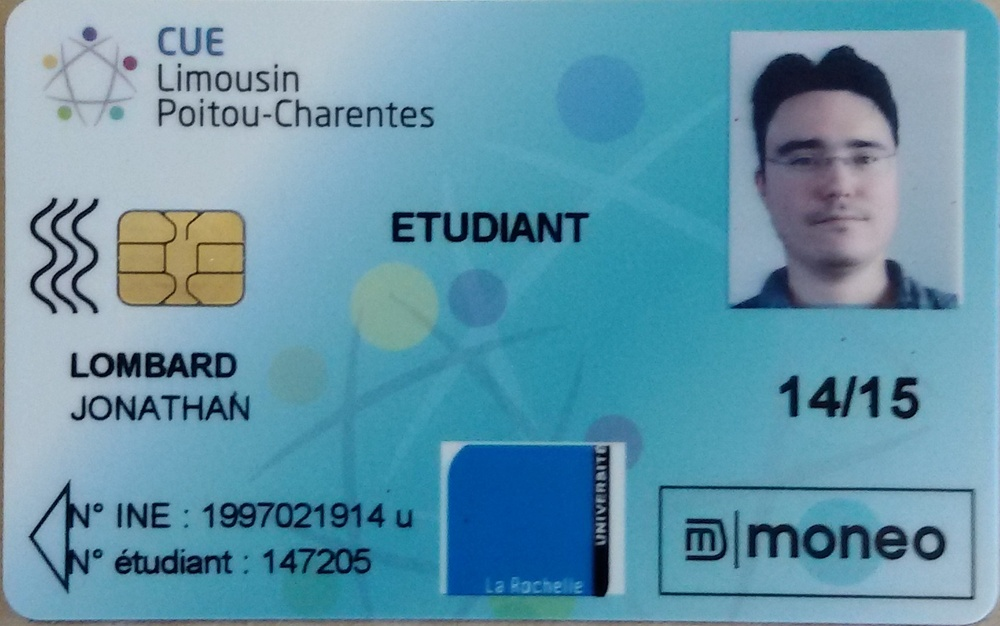
#> input picture ressources/carteetudiant1.jpg, 1000 x 626 px, shrunk from 1456 x 912 before the run
$ python -i preprocessing.py   (imports and definitions only)
#> lines starting #> are read from the running program, lines starting #| are printed output that depends on the picture; after the words box and inside, x2 and y2 are one past the last pixel; in counts of white or black regions, pixels touching at a corner belong together
import cv2
import numpy as np
import matplotlib.pyplot as plt

def Preprocessing(image_path):
    # 1. Chargement de l'image
#> called with image_path = 'ressources/carteetudiant1.jpg'
    img = cv2.imread(image_path)
#> img is the input picture: shape (626, 1000, 3); mean B, G, R 169.4, 149.5, 99.6
    if img is None:
        print("Erreur de chargement")
        return None

    # 2. Conversion en niveaux de gris (Base indispensable)
    gray = cv2.cvtColor(img, cv2.COLOR_BGR2GRAY)
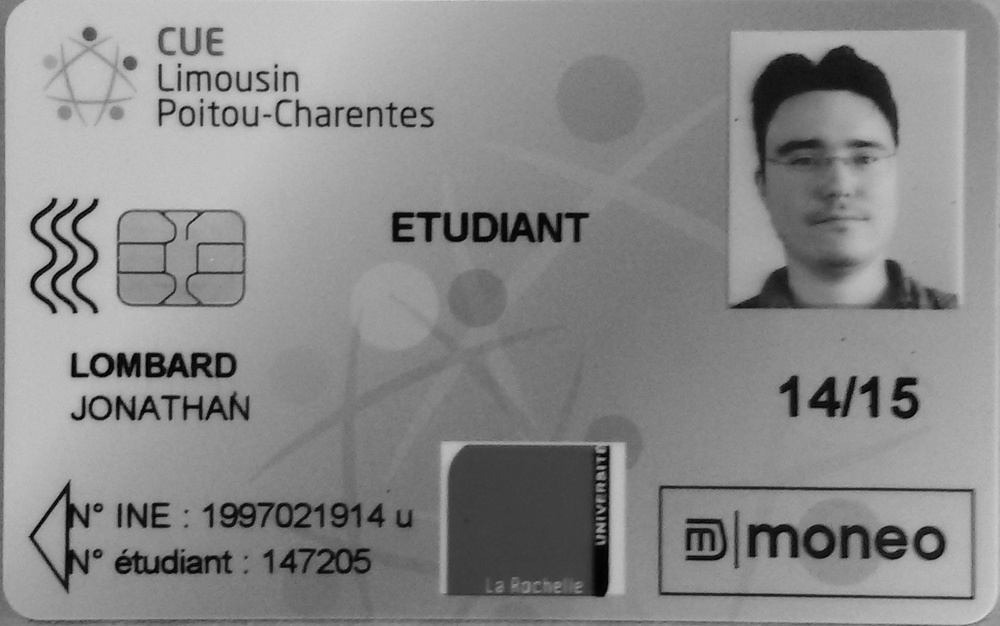
#> gray: shape (626, 1000); min 1, max 218, mean 136.8

    # --- ÉTAPE A : RÉDUCTION DU BRUIT (Selon Expérience 5) ---

    # Option 1 : Filtre Médian (Idéal pour bruit "Poivre et Sel" / Poussières)
    # Le paramètre '5' est la taille du noyau (doit être impair).
    # Cela remplace chaque pixel par la médiane de ses voisins.
    # denoised_median = cv2.medianBlur(gray, 3)

    # Option 2 : Filtre Bilatéral (Idéal pour bruit Gaussien / Grain photo)
    # C'est souvent MIEUX que le flou Gaussien simple pour du texte,
    # car il préserve les arêtes (les bords des lettres) tout en lissant le fond.
    # d=9: diamètre voisinage, sigmaColor=75: mélange couleurs, sigmaSpace=75: mélange espace
    denoised_bilateral = cv2.bilateralFilter(gray, 9, 75, 75)

    # --- ÉTAPE B : AUGMENTATION DU CONTRASTE / SEUILLAGE ---

    # Le seuillage adaptatif est crucial pour les cartes avec des motifs de fond.
    # Il calcule le seuil pour chaque petite zone, ce qui gère les ombres ou les fonds dégradés.
    # Block Size (11) et C (2) sont à ajuster.
    thresh = cv2.adaptiveThreshold(
        denoised_bilateral,         # On utilise l'image débruitée
        255,                        # Valeur max
        cv2.ADAPTIVE_THRESH_GAUSSIAN_C, # Méthode de calcul
        cv2.THRESH_BINARY,          # Type de seuillage (Noir/Blanc)
        11,                         # Taille du bloc de voisinage
        2                           # Constante soustraite (Nettoyage fin)
    )
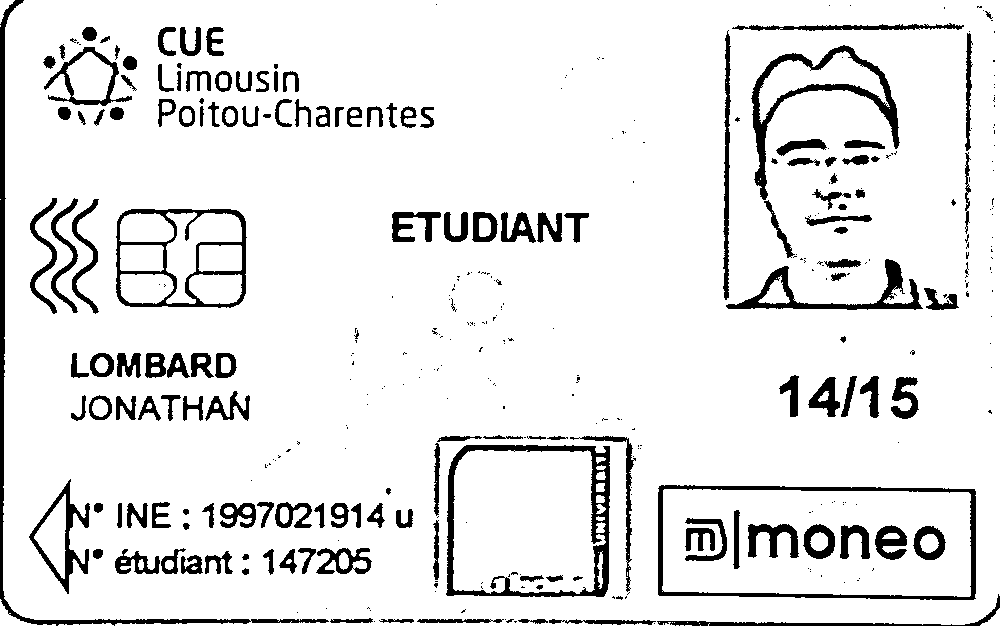
#> thresh: shape (626, 1000); 90.4% white; 381 black regions (228 under 20 px), largest, box (x1, y1, x2, y2) and area: (446, 445, 610, 597) 4132, (0, 0, 329, 626) 4086, (658, 485, 976, 600) 3348

    # --- ÉTAPE C : NETTOYAGE MORPHOLOGIQUE (Optionnel) ---
    # Parfois le seuillage laisse des petits points blancs (bruit restant).
    # Une "Ouverture" (Erosion puis Dilatation) les supprime.
    kernel = np.ones((2,2), np.uint8) # Petit noyau
    opening = cv2.morphologyEx(thresh, cv2.MORPH_OPEN, kernel)
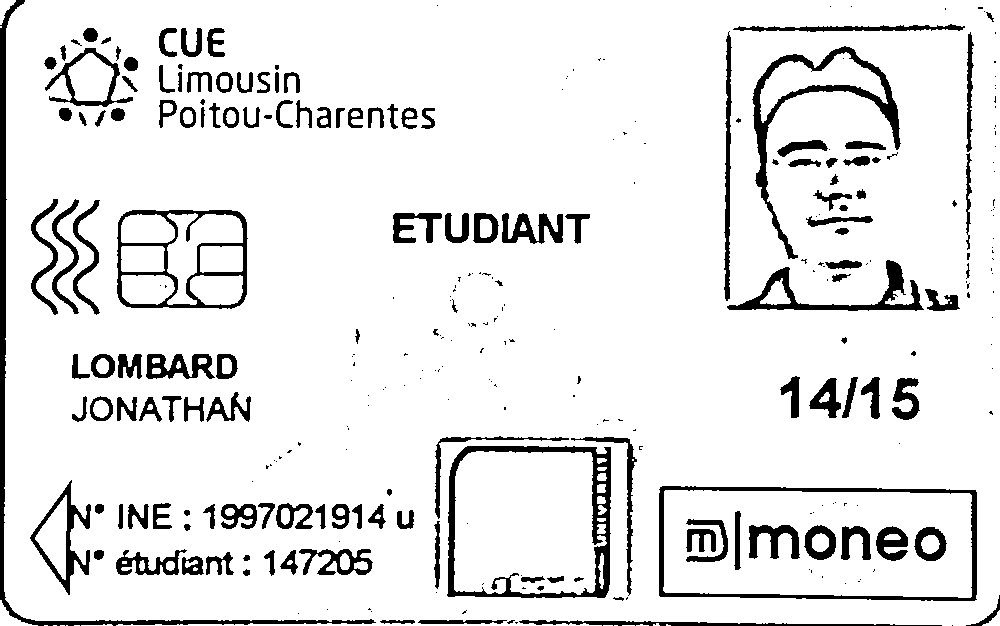
#> opening: shape (626, 1000); 90.2% white; 307 black regions (160 under 20 px), largest, box (x1, y1, x2, y2) and area: (0, 0, 376, 626) 4847, (447, 446, 611, 598) 4214, (752, 46, 901, 259) 3680


    return opening

>>> result = Preprocessing('ressources/carteetudiant1.jpg')

$ run again, on ressources/carteetudiant2.jpg
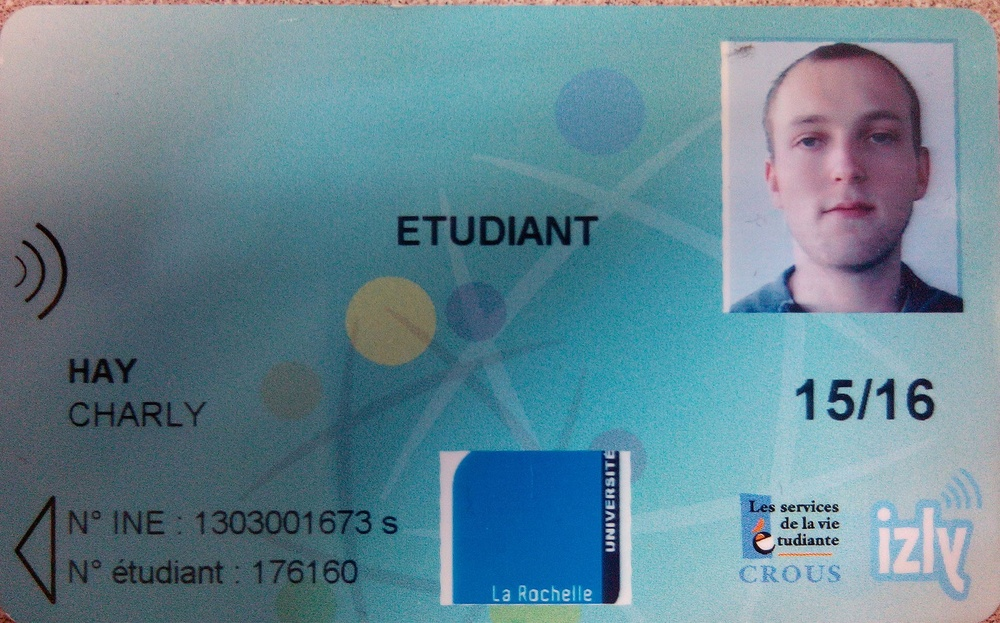
#> input picture ressources/carteetudiant2.jpg, 1000 x 623 px, shrunk from 1920 x 1197 before the run
#> in Preprocessing, img is the input picture: shape (623, 1000, 3); mean B, G, R 147.1, 134.3, 101.8
#> in Preprocessing, `thresh = cv2.adaptiveThreshold( denoised_bilateral,         # On utili..`:
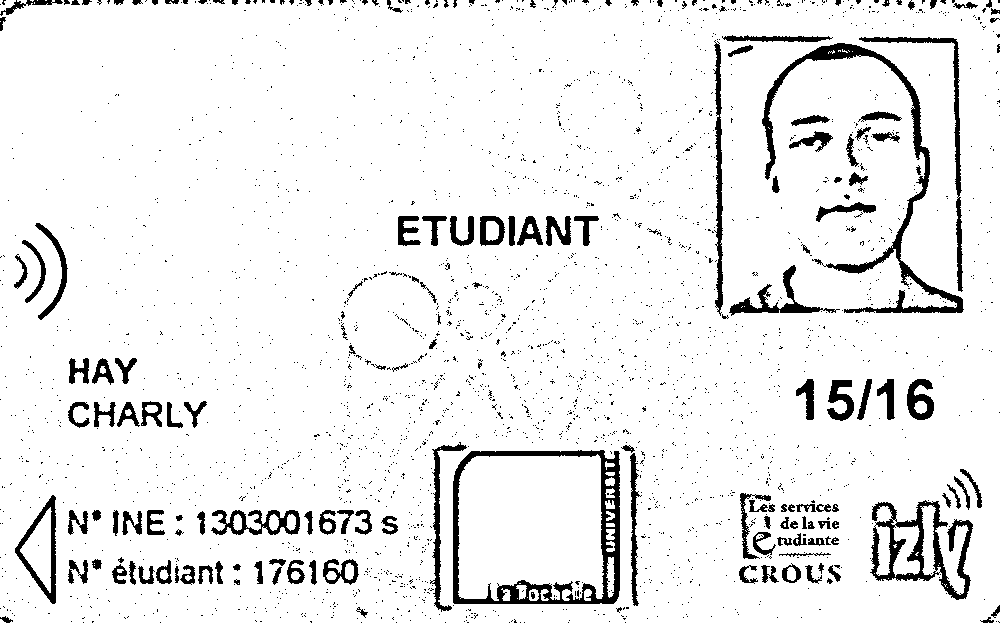
#> thresh: shape (623, 1000); 92.7% white; 2692 black regions (2525 under 20 px), largest, box (x1, y1, x2, y2) and area: (453, 450, 620, 604) 4915, (762, 43, 964, 313) 4774, (870, 500, 973, 600) 3105
#> in Preprocessing, `opening = cv2.morphologyEx(thresh, cv2.MORPH_OPEN, kernel)`:
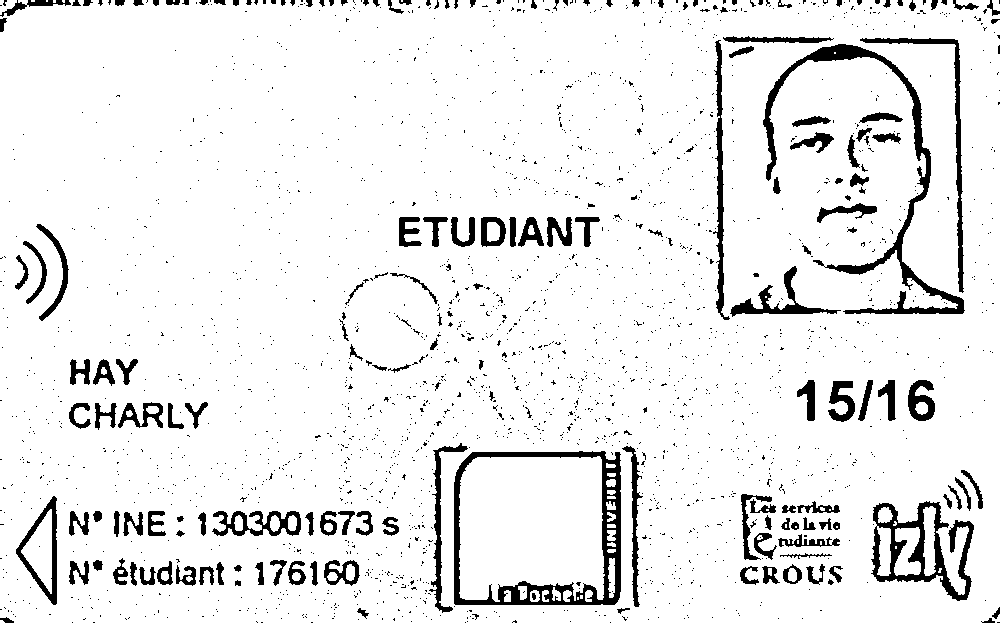
#> opening: shape (623, 1000); 92.3% white; 2360 black regions (2180 under 20 px), largest, box (x1, y1, x2, y2) and area: (454, 451, 621, 605) 5053, (763, 44, 965, 314) 4985, (871, 501, 974, 601) 3304

$ run again, on ressources/carteetudiant3.jpg
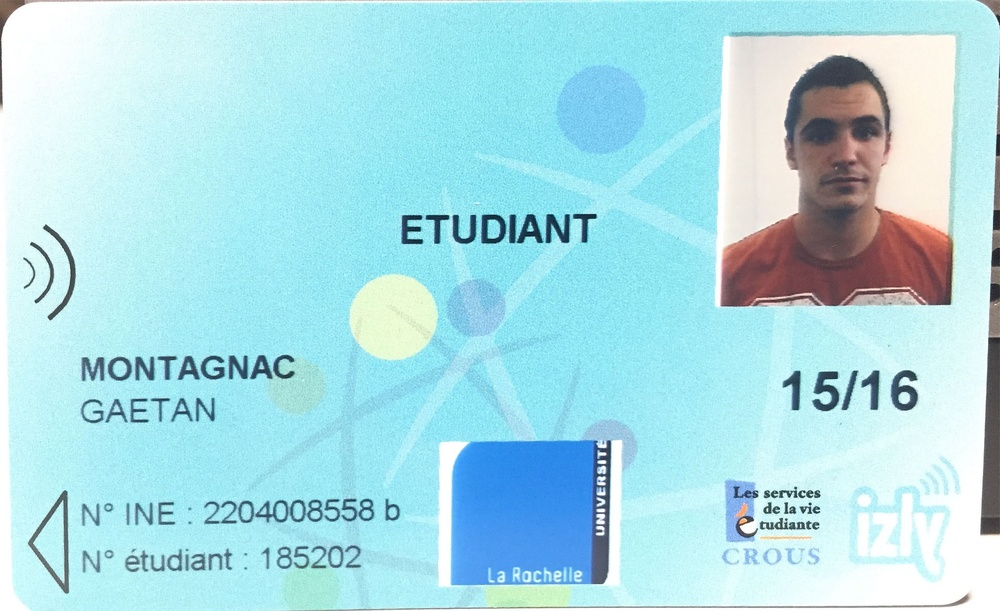
#> input picture ressources/carteetudiant3.jpg, 1000 x 611 px, shrunk from 1920 x 1174 before the run
#> in Preprocessing, img is the input picture: shape (611, 1000, 3); mean B, G, R 229.7, 221.5, 171.7
#> in Preprocessing, `thresh = cv2.adaptiveThreshold( denoised_bilateral,         # On utili..`:
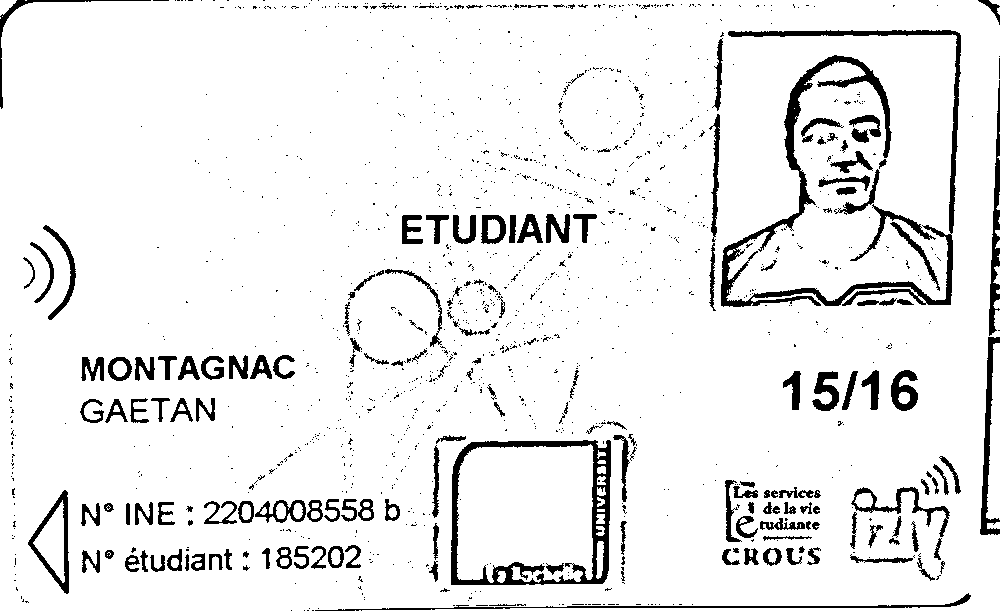
#> thresh: shape (611, 1000); 92.3% white; 1406 black regions (1220 under 20 px), largest, box (x1, y1, x2, y2) and area: (721, 30, 961, 307) 8012, (451, 440, 611, 585) 4434, (315, 593, 971, 611) 1299
#> in Preprocessing, `opening = cv2.morphologyEx(thresh, cv2.MORPH_OPEN, kernel)`:
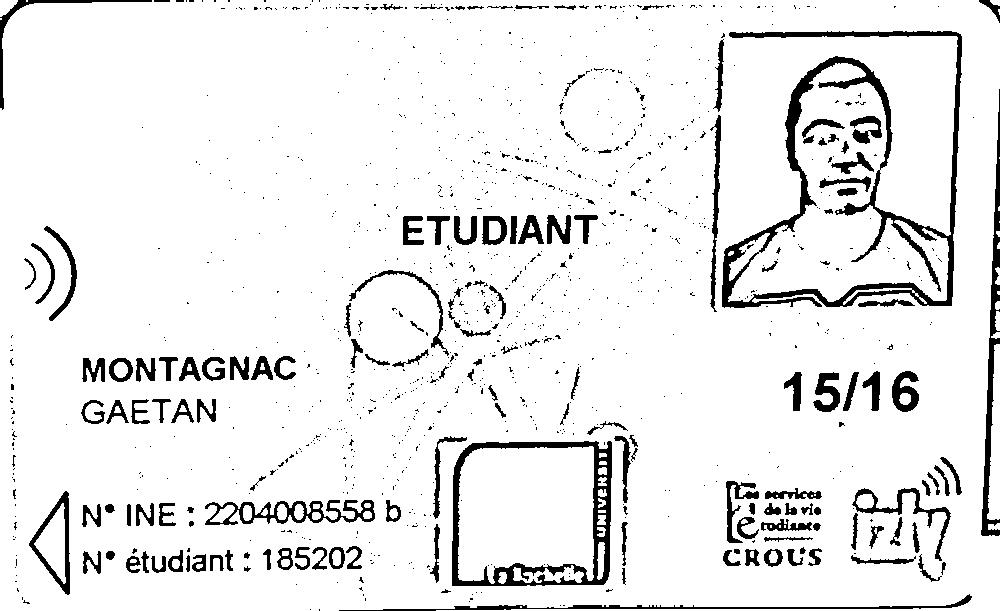
#> opening: shape (611, 1000); 92% white; 1152 black regions (991 under 20 px), largest, box (x1, y1, x2, y2) and area: (722, 31, 962, 308) 9605, (452, 441, 612, 586) 4607, (981, 89, 1000, 536) 2358
